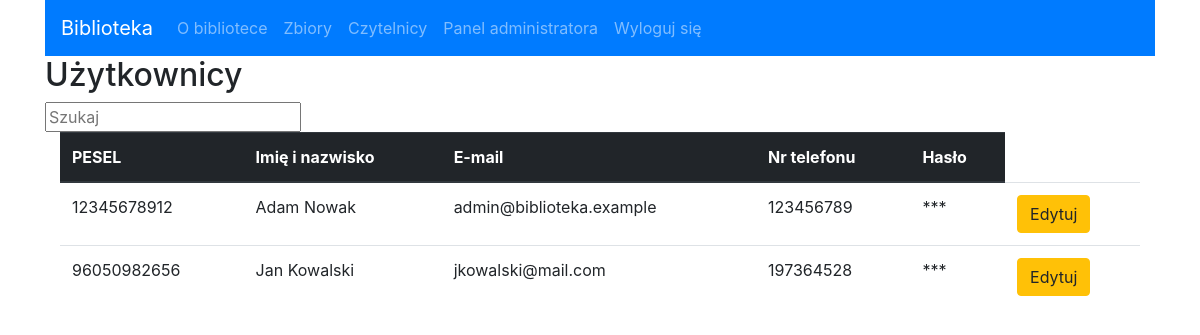
The page /users.php (signed in) on the database its author committed.
### tables this page shows
CREATE TABLE `czytelnik` (
  `PESEL` varchar(11) NOT NULL,
  `Imie` varchar(20) NOT NULL,
  `Nazwisko` varchar(20) NOT NULL,
  `e-mail` varchar(30) NOT NULL,
  `telefon` int(9) NOT NULL,
  `haslo` varchar(64) NOT NULL
);

### users.php (the view, shortened to what this page needs)
<!doctype html>
<html lang="en">
  <head>
    <link rel="stylesheet" href="https://maxcdn.bootstrapcdn.com/bootstrap/4.0.0/css/bootstrap.min.css">
  </head>
  <body>
    <div class="container">
      <nav class="navbar navbar-expand-lg navbar-dark bg-primary">
        <a class="navbar-brand active" href="index.php">Biblioteka</a>
        <div class="collapse navbar-collapse" id="navbarSupportedContent">
          <ul class="navbar-nav mr-auto">
            <li class="nav-item">
              <a class="nav-link" href="info.php">O bibliotece</a>
            </li>
            <li class="nav-item">
              <a class="nav-link" href="zbiory.php">Zbiory</a>
            </li>
          <?php
          if (isset($_SESSION["username"])) {
            if($_SESSION['username'] == 'admin@biblioteka.example'){
              echo "<li class='nav-item'> <a class='nav-link' href='users.php'>Czytelnicy</a></li>
              <li class='nav-item'> <a class='nav-link' href='admin.php'>Panel administratora</a></li>";
            }
            else{
              echo "<li class='nav-item'> <a class='nav-link' href='borrowed.php'>Pożyczone książki</a></li>
              <li class='nav-item'> <a class='nav-link' href='reserved.php'>Zarezerwowane książki</a></li>";
            }
            echo "<li class='nav-item'> <a class='nav-link' href='logout.php'>Wyloguj się</a></li>";
          }
          else{
            echo "<li class='nav-item'> <a class='nav-link' href='login.php'>Zaloguj się</a></li>";
          }
          ?>
          </ul>
      </nav>
    </div>
    <div class="container">
      <h2>Użytkownicy</h2>
      <input type="text" id="inputContent" onkeyup="Search()" placeholder="Szukaj">
        <div class="container">
      <?php
        include('connection.php');
        $sql = "SELECT * FROM `czytelnik`";
        $result = mysqli_query($conn,$sql);
        echo '<table class="table" id="ksiazkiTab">
            <thead class="thead-dark">
            <tr>
               <th scope="col">PESEL</th>
               <th scope="col">Imię i nazwisko</th>
               <th scope="col">E-mail</th>
               <th scope="col">Nr telefonu</th>
               <th scope="col">Hasło</th>
           </tr>
           </thead>';
           while($row = $result->fetch_assoc()) {
            if (isset($_SESSION["username"])) {
              if($_SESSION['username'] == 'admin@biblioteka.example'){
                echo '<tr>
                <td>' . $row['PESEL'] . '</td>
                <td>' . $row['Imie'] . ' ' . $row['Nazwisko'] . '</td>
                <td>' . $row['e-mail'] . '</td>
                <td>' . $row['telefon'] . '</td>
                <td>***</td>
                <td>
                <form action="edituser.php" method="post">
                  <input type="hidden" name="PESEL" value="' . $row['PESEL'] . '"/>
                  <button class="btn btn-warning">Edytuj</button>
                </form>
                </td>
                </tr>';
              }
              else echo '<tr><td>***</td></td>';
            }
            else echo '<tr><td>***</td></td>';
          }
      ?>
        </div>
    </div>
  </body>
</html>

### rows shown on the page
czytelnik: PESEL "12345678912", Imie "Adam", Nazwisko "Nowak", value "admin@biblioteka.example", telefon "123456789"
czytelnik: PESEL "96050982656", Imie "Jan", Nazwisko "Kowalski", value "jkowalski@mail.com", telefon "197364528"
